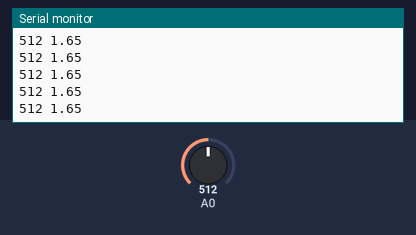
A sketch run on a simulated Arduino Uno, built with avr-gcc and run on an emulated ATmega328P. On the bench: the last lines printed to the serial monitor. The test bench sets the inputs (shaded band); at power-on: A0 = 512.

Above: at 2.7 s.
2.8 s: A0 set to 987
At 3.9 s:
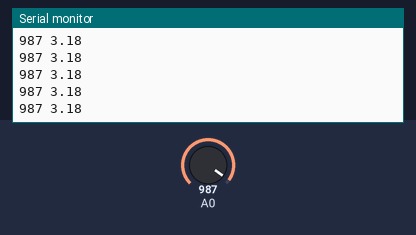
4.3 s: A0 set to 1007
At 4.9 s:
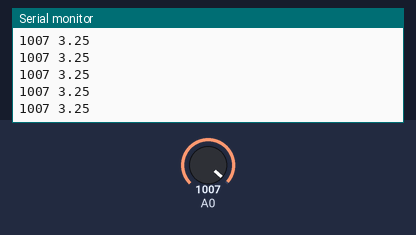
Timing chart, 0 to 7.3 s (numbered marks = the images above; inputs shaded):
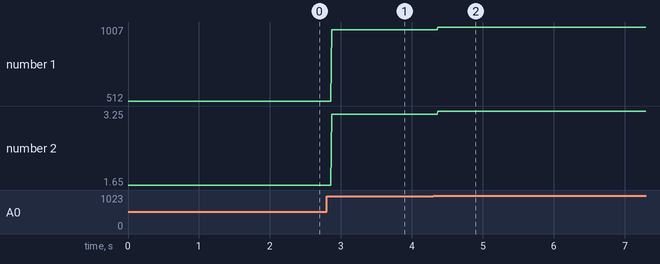

Measured:
- after the input at 2.8 s, the serial monitor: prints a new line after 0.07 s (image 1)
- after the input at 4.3 s, the serial monitor: prints a new line after 0.07 s (image 2)
- plotted number 1: 512 → 987 after the input at 2.8 s, 987 → 1007 after the input at 4.3 s
- plotted number 2: 1.65 → 3.18 after the input at 2.8 s, 3.18 → 3.2 after the input at 4.3 s

The sketch:

sketch_sep29a.ino
```cpp
void setup() {
  Serial.begin(9600);


}

void loop() {
  int v = analogRead(A0);
  float volt = v * 3.3 / 1023.0;
  Serial.print(v);
  Serial.print(" ");
  Serial.println(volt, 2);  //소수 2자리
}
```
